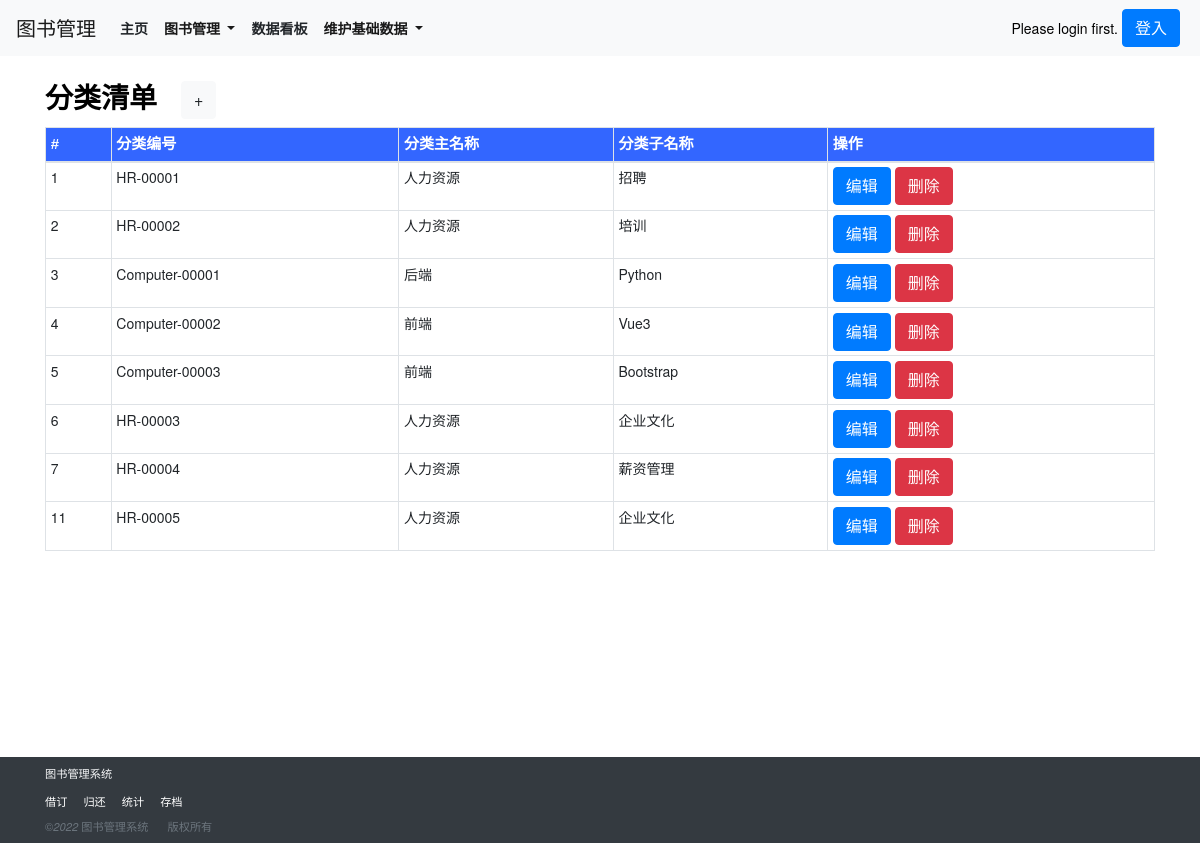
The app's page /categorylist_show/, older data.
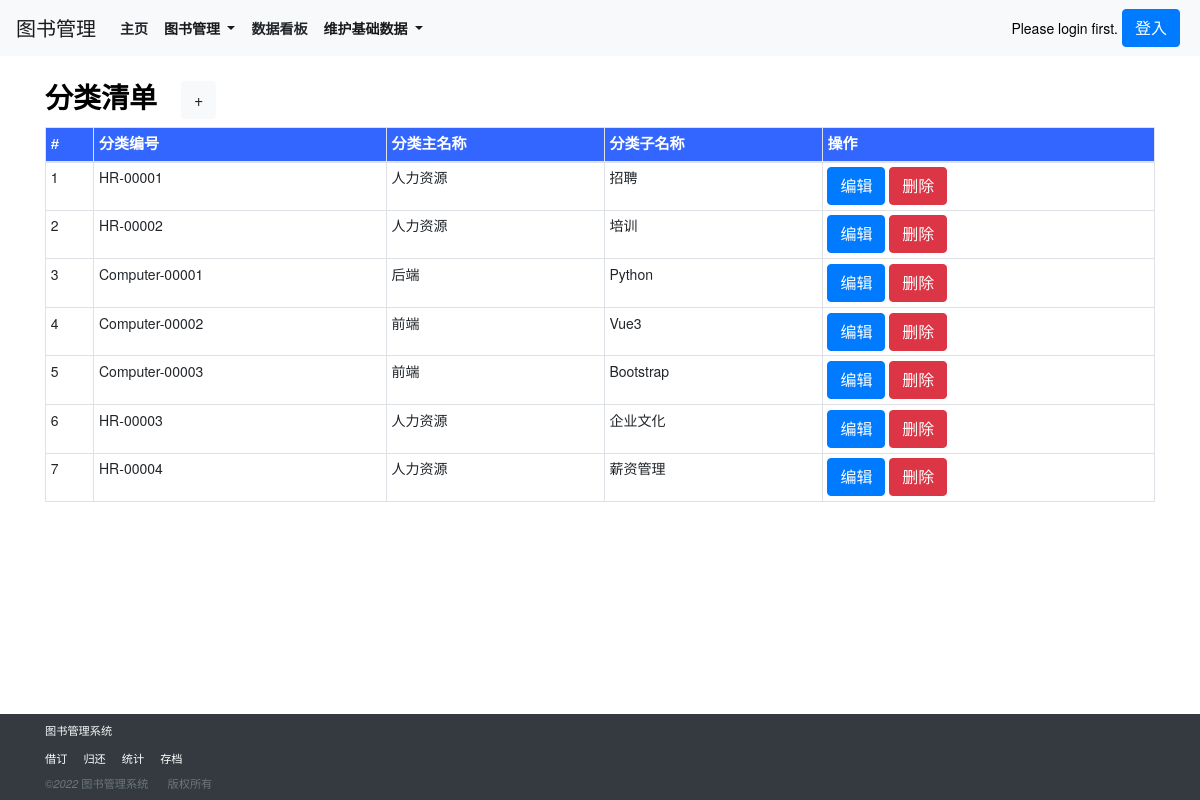
The same page, newer data.
### book/models.py (models this page shows, shortened)
class category(models.Model):
    cid = models.AutoField(primary_key=True)
    category_id = models.CharField(max_length=500,verbose_name=('分类编号'),)
    category_keyname = models.CharField(max_length=500,verbose_name=('分类主名称'),)
    category_subname = models.CharField(max_length=500,verbose_name=('分类子名称'),)
    class Meta:
        verbose_name = ('分类')
        verbose_name_plural = ('分类')

### book/views.py (the view)
# urls.py: path('categorylist_show/', views.categorylist_show, name='categorylist_show'),
def categorylist_show(request):
    categorylist = category.objects.all()
    context = {
        'categorylist':categorylist,
    }
    return render(request,'categorylist_show.html',context)

### templates/categorylist_show.html (shortened to what this page needs)
{% extends 'base.html' %}
{% load static %}
{% block body_block %}
<div class="container">
    <div class="row py-4 align-items-center">
        <div class="col-lg-12 col-md-12 mt-0 table-responsive"  style="background-color: #fff;">
            <h3 class="font-weight-bold">分类清单<a class="ml-4 btn btn-light" href="/categorylist_new/">+</a></h3>
            <table class="table table-striped table-sm table-bordered ">
                <thead>
                    <tr style="color:White;background-color:#3366FF;font-family:微軟正黑體,Tahoma,Arial,微軟雅黑體;font-size:15px;">
                        <th scope="col">#</th>
                        <th scope="col">分类编号</th>
                        <th scope="col">分类主名称</th>
                        <th scope="col">分类子名称</th>
                        <th scope="col">操作</th>
                    </tr>
                </thead>
                {% for category in categorylist %}
                    <td>{{ category.cid }}</td>
                    <td>{{ category.category_id }}</td>
                    <td>{{ category.category_keyname }}</td>
                    <td>{{ category.category_subname }}</td>
                    <td>
                        <a class="btn btn-primary btn-xs" href="/categorylist_edit/{{ category.cid }}/">编辑</a>
                        <a class="btn btn-danger btn-xs" href="/categorylist_delete/{{ category.cid }}/">删除</a>
                    </td>
                {% endfor %}
            </table>
        </div>
    </div>
</div>
<br>
<br>
<br>
<br>
<br>
{% endblock %}

Row changes from the older to the newer data that the page shows:
removed category: cid "11", category_id "HR-00005", category_keyname "人力资源", category_subname "企业文化"
